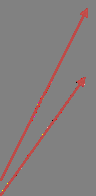
#> input picture MAK PRODUKTIF-BAMBANG HADIYANTO-DEPOK_files/image005.png, 96 x 196 px
$ python -i shadow.py   (imports and definitions only)   (older library calls are emulated)
#> lines starting #> are read from the running program, lines starting #| are printed output that depends on the picture
#> further down, picture is the input picture: shape (196, 96, 3); mean B, G, R 126, 126.2, 132.2
import cv2
import numpy as np

def remove_shadow(image):
    """
    Removes shadows and uneven illumination from an image.
    Uses dilation and median blur to estimate background, then subtracts it.
    """
    if len(image.shape) == 3:
        # Convert to grayscale
        gray = cv2.cvtColor(image, cv2.COLOR_BGR2GRAY)
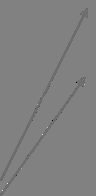
#> gray: shape (196, 96); min 0, max 226, mean 128
    else:
        gray = image.copy()

    # Dilate the image to get the background (removes text)
    dilated_img = cv2.dilate(gray, np.ones((7, 7), np.uint8))
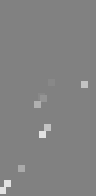
#> dilated_img: shape (196, 96); min 129, max 226, mean 130.4

    # Apply median blur to smooth the background
    bg_img = cv2.medianBlur(dilated_img, 21)
#> bg_img: shape (196, 96); every value is 129

    # Calculate the difference between original and background
    diff_img = 255 - cv2.absdiff(gray, bg_img)
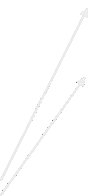
#> diff_img: shape (196, 96); min 126, max 255, mean 253.9

    # Normalize the result
    norm_img = cv2.normalize(diff_img, None, alpha=0, beta=255, norm_type=cv2.NORM_MINMAX, dtype=cv2.CV_8UC1)

    return norm_img

>>> import cv2
>>> picture = cv2.imread('../../../../../../MAK PRODUKTIF-BAMBANG HADIYANTO-DEPOK_files/image005.png')
>>> result = remove_shadow(picture)

$ run again, on MAK PRODUKTIF-BAMBANG HADIYANTO-DEPOK_files/image006.png
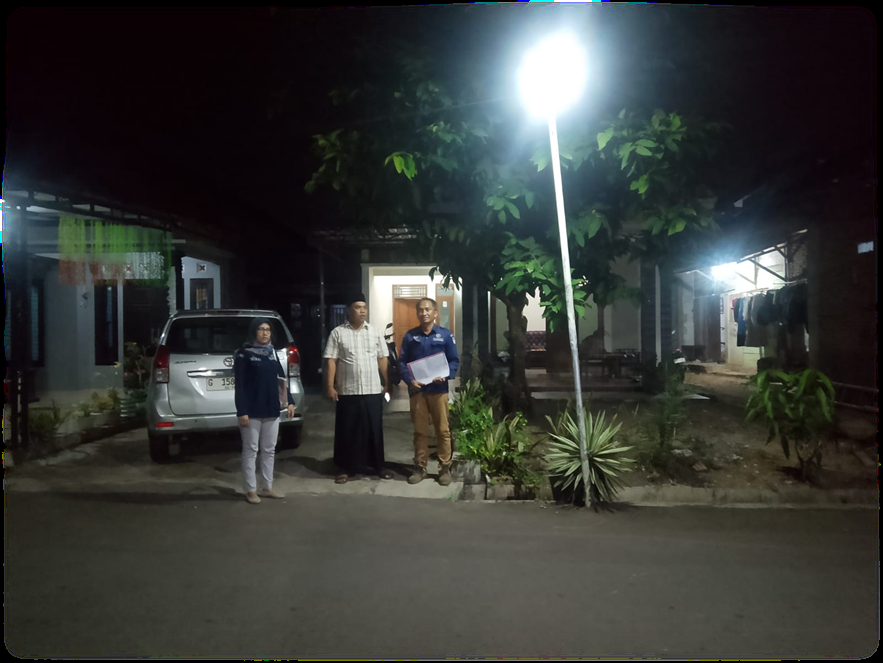
#> input picture MAK PRODUKTIF-BAMBANG HADIYANTO-DEPOK_files/image006.png, 883 x 663 px
#> picture is the input picture: shape (663, 883, 3); mean B, G, R 54.4, 57.1, 54.6
#> in remove_shadow, `bg_img = cv2.medianBlur(dilated_img, 21)`:
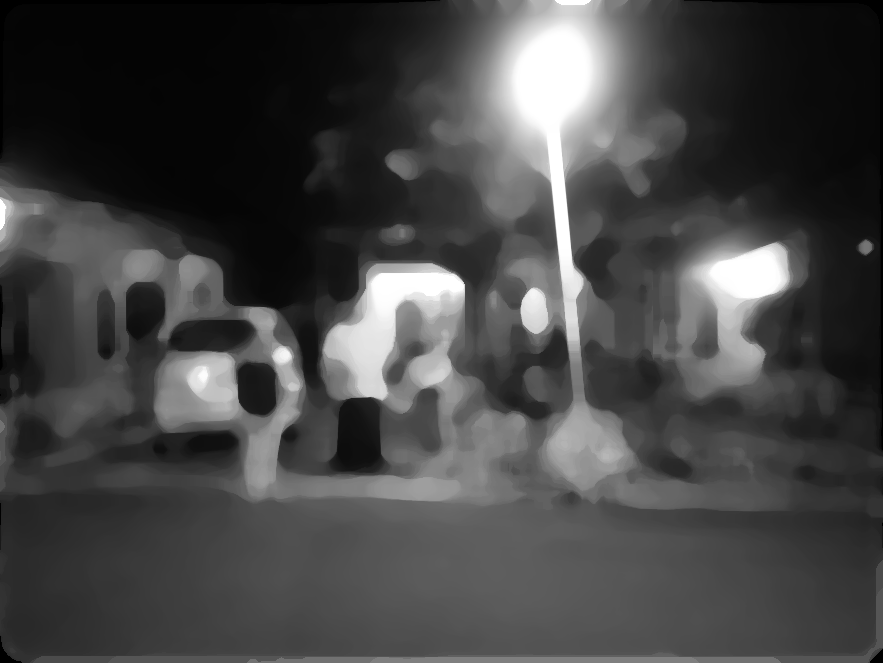
#> bg_img: shape (663, 883); min 0, max 255, mean 69.2
#> in remove_shadow, `diff_img = 255 - cv2.absdiff(gray, bg_img)`:
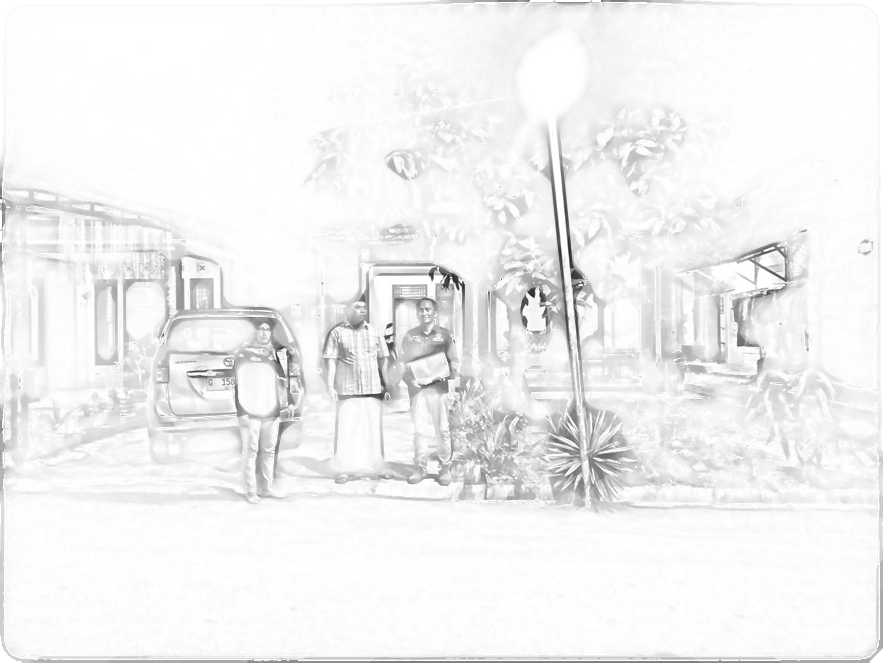
#> diff_img: shape (663, 883); min 37, max 255, mean 241.3

$ run again, on MAK PRODUKTIF-BAMBANG HADIYANTO-DEPOK_files/image008.png
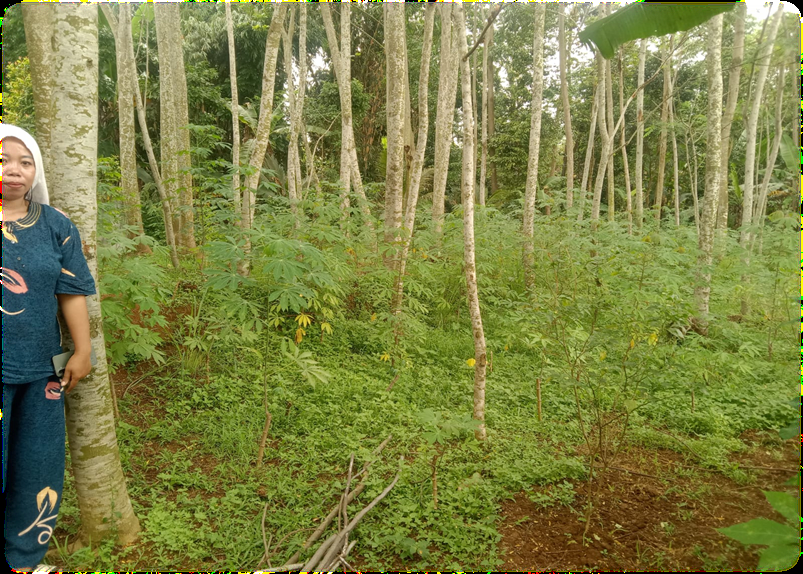
#> input picture MAK PRODUKTIF-BAMBANG HADIYANTO-DEPOK_files/image008.png, 803 x 574 px
#> picture is the input picture: shape (574, 803, 3); mean B, G, R 68.7, 129.2, 124.4
#> in remove_shadow, `bg_img = cv2.medianBlur(dilated_img, 21)`:
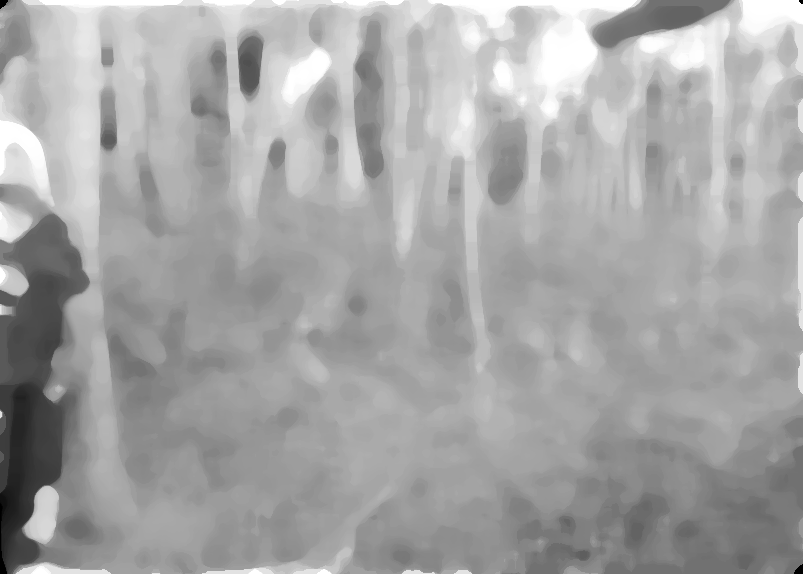
#> bg_img: shape (574, 803); min 0, max 255, mean 165.6
#> in remove_shadow, `diff_img = 255 - cv2.absdiff(gray, bg_img)`:
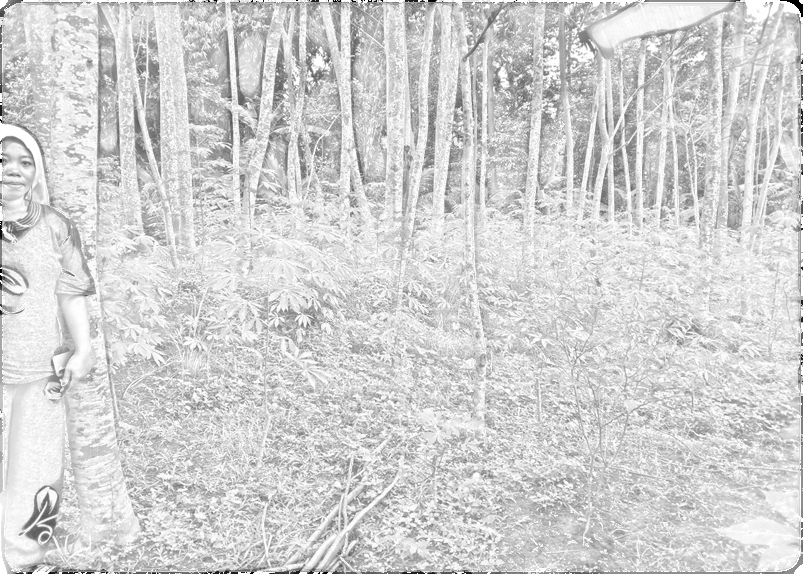
#> diff_img: shape (574, 803); min 0, max 255, mean 209.6
